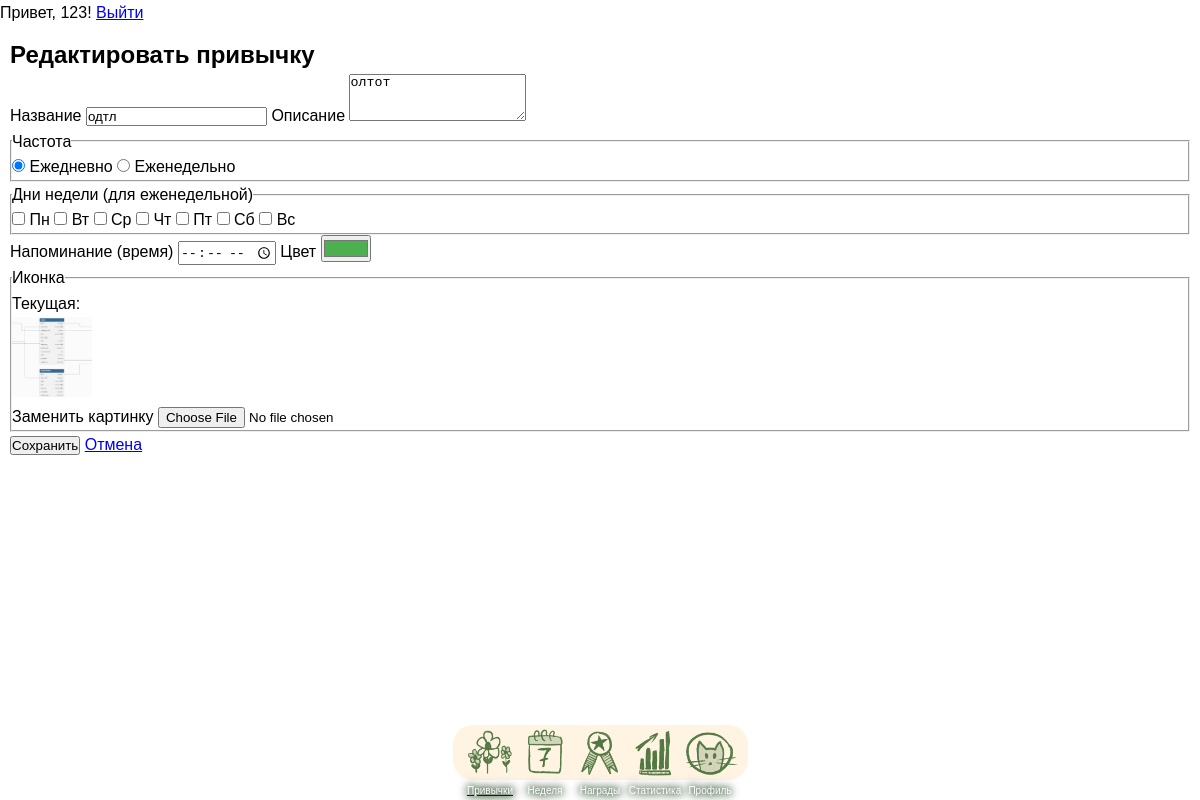
The app's page /habits/2/edit (signed in) with its own data.
### app/models.py (models this page shows, shortened)
class User(UserMixin, db.Model):
    __tablename__ = 'users'
    id = db.Column(db.Integer, primary_key=True)
    email = db.Column(db.String(120), unique=True, nullable=False)
    username = db.Column(db.String(80), nullable=False)
    password_hash = db.Column(db.String(255), nullable=False)
    avatar_url = db.Column(db.String(255), nullable=True)
    experience = db.Column(db.Integer, default=0, nullable=False)
    created_at = db.Column(db.DateTime, default=datetime.utcnow, nullable=False)
    is_admin = db.Column(db.Boolean, default=False, nullable=False)
    habits = db.relationship('Habit', backref='user', lazy=True, cascade='all, delete-orphan')
    habit_logs = db.relationship('HabitLog', backref='user', lazy=True, cascade='all, delete-orphan')
    achievements = db.relationship('Achievement', backref='user', lazy=True, cascade='all, delete-orphan')
    rewards = db.relationship('Reward', backref='user', lazy=True, cascade='all, delete-orphan')

class Habit(db.Model):
    __tablename__ = 'habits'
    id = db.Column(db.Integer, primary_key=True)
    user_id = db.Column(db.Integer, db.ForeignKey('users.id'), nullable=False)
    category_id = db.Column(db.Integer, db.ForeignKey('categories.id'), nullable=True)
    title = db.Column(db.String(120), nullable=False)
    description = db.Column(db.Text, nullable=True)
    icon = db.Column(db.String(255), nullable=True)  # path relative to /static, e.g. 'uploads/habits/xyz.jpg'
    frequency = db.Column(db.String(20), nullable=False)  # 'daily' / 'weekly'
    target_days = db.Column(JSON, nullable=True)  # list[int], e.g. [1, 3, 5]
    reminder_time = db.Column(db.Time, nullable=True)
    color = db.Column(db.String(20), default='#4CAF50', nullable=False)
    is_active = db.Column(db.Boolean, default=True, nullable=False)
    created_at = db.Column(db.DateTime, default=datetime.utcnow, nullable=False)
    logs = db.relationship('HabitLog', backref='habit', lazy=True, cascade='all, delete-orphan')

### app/routes.py (the view, shortened to what this page needs)
@main.route('/habits/<int:habit_id>/edit', methods=['GET', 'POST'])
@login_required
def habit_edit(habit_id):
    habit = _get_own_habit_or_404(habit_id)
    return render_template('habit_form.html', mode='edit', habit=habit, form_action=url_for('main.habit_edit', habit_id=habit.id))

### app/models.py (called while the page is built)
@login_manager.user_loader
def load_user(user_id: str):
    return User.query.get(int(user_id))

### app/routes.py (called while the page is built)
def _get_own_habit_or_404(habit_id: int) -> Habit:
    habit = Habit.query.get_or_404(habit_id)
    if habit.user_id != current_user.id:
        abort(403)
    return habit

### app/templates/habit_form.html (shortened to what this page needs)
{% extends 'base.html' %}
{% set h = habit %}
{% set target_days = (h.target_days if h else []) or [] %}
{% set days_labels = [(1,'Пн'),(2,'Вт'),(3,'Ср'),(4,'Чт'),(5,'Пт'),(6,'Сб'),(7,'Вс')] %}
{% block content %}
<section class="habit-form-page">
    <h1>{% if mode == 'edit' %}Редактировать привычку{% else %}Новая привычка{% endif %}</h1>
    <form method="POST" action="{{ form_action }}" class="habit-form" enctype="multipart/form-data">
        <label>
            Название
            <input type="text" name="title" required maxlength="120"
                   value="{{ h.title if h else '' }}">
        </label>
        <label>
            Описание
            <textarea name="description" rows="3">{{ h.description if h and h.description else '' }}</textarea>
        </label>
        <fieldset>
            <legend>Частота</legend>
            <label>
                <input type="radio" name="frequency" value="daily"
                       {% if not h or h.frequency == 'daily' %}checked{% endif %}>
                Ежедневно
            </label>
            <label>
                <input type="radio" name="frequency" value="weekly"
                       {% if h and h.frequency == 'weekly' %}checked{% endif %}>
                Еженедельно
            </label>
        </fieldset>
        <fieldset>
            <legend>Дни недели (для еженедельной)</legend>
            {% for num, label in days_labels %}
                <label>
                    <input type="checkbox" name="target_days" value="{{ num }}"
                           {% if num in target_days %}checked{% endif %}>
                    {{ label }}
                </label>
            {% endfor %}
        </fieldset>
        <label>
            Напоминание (время)
            <input type="time" name="reminder_time"
                   value="{{ h.reminder_time.strftime('%H:%M') if h and h.reminder_time else '' }}">
        </label>
        <label>
            Цвет
            <input type="color" name="color"
                   value="{{ h.color if h and h.color else '#4CAF50' }}">
        </label>
        <fieldset>
            <legend>Иконка</legend>
            {% if h and h.icon %}
                <div class="icon-preview">
                    <p>Текущая:</p>
                    <img src="{{ url_for('static', filename=h.icon) }}" alt="" style="max-width:80px">
                </div>
            {% endif %}
            <label>
                {% if h and h.icon %}Заменить картинку{% else %}Загрузить картинку{% endif %}
                <input type="file" name="icon" accept="image/png,image/jpeg,image/gif,image/webp">
            </label>
        </fieldset>
        <button type="submit">
            {% if mode == 'edit' %}Сохранить{% else %}Создать{% endif %}
        </button>
        <a href="{{ url_for('main.habits') }}">Отмена</a>
    </form>
</section>
{% endblock %}

### app/templates/base.html (shortened to what this page needs)
<!DOCTYPE html>
<html lang="en">
<head>
    <link rel="stylesheet" href="{{ url_for('static', filename='css/style.css') }}">
    <link rel="stylesheet" href="{{ url_for('static', filename='css/habits.css') }}">
</head>
<body>
    <header id="auth-bar">
        {% if current_user.is_authenticated %}
            <span>Привет, {{ current_user.username }}{% if current_user.is_admin %} (admin){% endif %}!</span>
            <a href="{{ url_for('auth.logout') }}">Выйти</a>
        {% else %}
            <a href="{{ url_for('auth.login') }}">Войти</a>
            <a href="{{ url_for('auth.register') }}">Регистрация</a>
        {% endif %}
    </header>
    <main>
        {% block content %}{% endblock %}
    </main>
<div id="main-menu">
    <div id="dock">
        <a href="{{ url_for('main.habits') }}">
            <div class="dock-button">
                <img src="{{ url_for('static', filename='images/dock/habits_icon.png') }}" alt="">
                <p>Привычки</p>
            </div>
        </a>
        <div class="dock-button">
            <img src="{{ url_for('static', filename='images/dock/week_icon.png') }}" alt="">
            <p>Неделя</p>
        </div>
        <div class="dock-button">
            <img src="{{ url_for('static', filename='images/dock/achievements_icon.png') }}" alt="">
            <p>Награды</p>
        </div>
        <div class="dock-button">
            <img src="{{ url_for('static', filename='images/dock/statistics_icon.png') }}" alt="">
            <p>Статистика</p>
        </div>
        <div class="dock-button">
            <img src="{{ url_for('static', filename='images/dock/user_icon.png') }}" alt="">
            <p>Профиль</p>
        </div>
    </div>
</div>
</body>
</html>

### app/static/css/style.css (style rules this page uses)
:root { --dark-green: #284627; }
* { margin: 0; padding: 0; box-sizing: border-box; }
body { font-family: Arial; line-height: 1.6; }
main { padding: 10px; }
#main-menu { z-index: 100; width: 100%; position: fixed; bottom: 20px; }
#dock { margin: auto; padding: 0 10px 0 10px; height: 55px; width: max-content; display: flex; justify-content: center; align-items: flex-end; background-color: rgb(255, 243, 226); border-radius: 20px; }
.dock-button { height: 55px; width: 55px; transition: all ease 0.2s; }
.dock-button p { margin-top: -5px; font-size: 10px; text-align: center; color: white; filter: drop-shadow(0 0 3px var(--dark-green)) drop-shadow(0 0 5px var(--dark-green)); }
.dock-button img { width: 100%; }

### records on screen
User: username "123"
Habit: title "одтл", description "олтот", frequency "☑ Ежедневно", frequency "☐ Еженедельно", color "#4caf50", icon (picture)

### other values on screen
{{ label }} "Пн" "Вт" "Ср" "Чт" "Пт" "Сб" "Вс"
